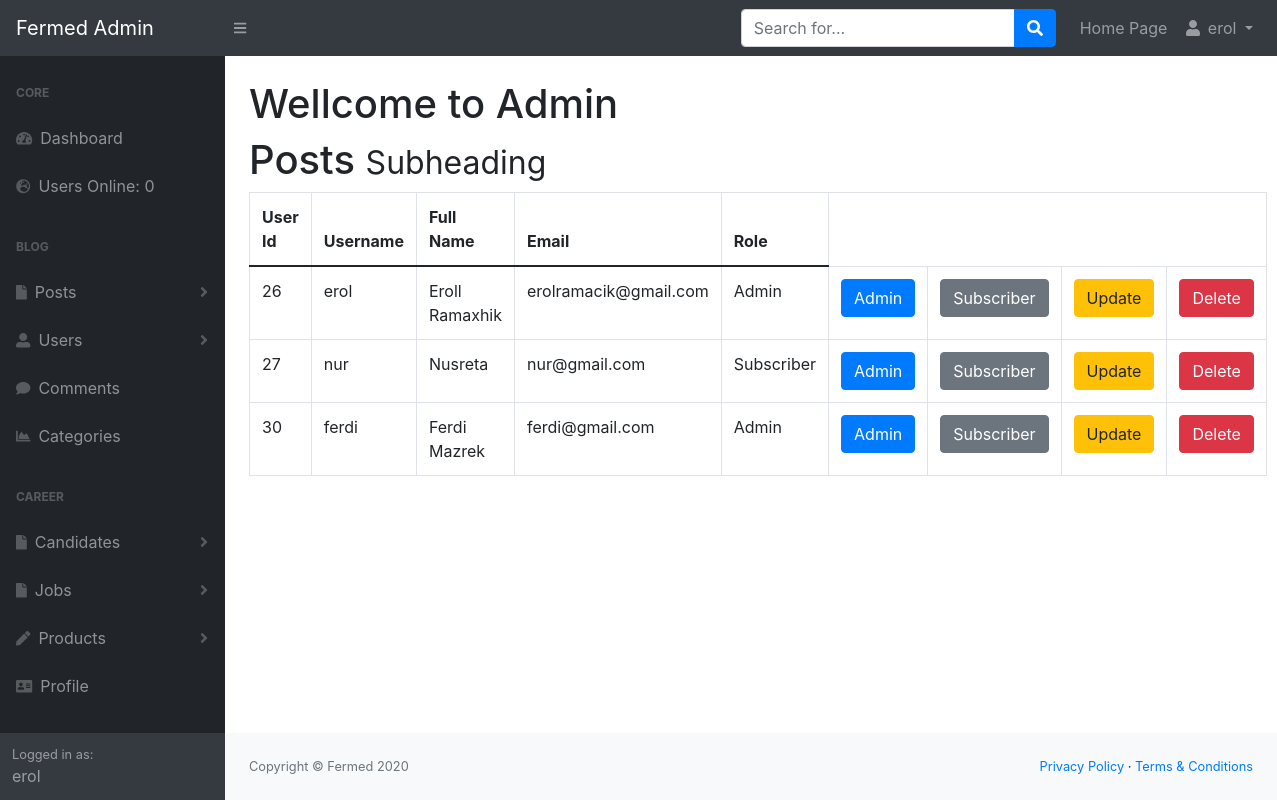
Page /admin/users.php (signed in) on the committed database.
### tables this page shows
CREATE TABLE `users` (
  `user_id` int(4) NOT NULL,
  `user_name` varchar(255) NOT NULL,
  `user_password` varchar(255) NOT NULL,
  `user_fullname` varchar(255) NOT NULL,
  `user_email` varchar(255) NOT NULL,
  `user_image` text NOT NULL,
  `user_role` varchar(255) NOT NULL,
  `user_token` text NOT NULL
);

### admin/includes/view_all_users.php (the view, shortened to what this page needs)
<table class="table table-bordered table-hover">
    <thead>
        <tr>
            <th>User Id</th>
            <th>Username</th>
            <th>Full Name</th>
            <th>Email</th>
            <th>Role</th>
        </tr>
    </thead>
    <tbody>
        <?php
        global $connection;
        $query = "SELECT * FROM users";
        $select_users=mysqli_query($connection,$query);
        while($row=mysqli_fetch_assoc($select_users)){
            $user_id=$row['user_id'];
            $user_name=$row['user_name'];
            $user_fullname=$row['user_fullname'];
            $user_email=$row['user_email'];
            $user_role=$row['user_role'];
            echo "<tr>";
            echo "<td>{$user_id}</td>";
            echo "<td>{$user_name}</td>";
            echo "<td>{$user_fullname}</td>";
            echo "<td>{$user_email}</td>";
            echo "<td>{$user_role}</td>";
            echo "<td><a class='btn btn-primary' href='users.php?change_to_admin={$user_id}'>Admin</a></td>";
            echo "<td><a class='btn btn-secondary' href='users.php?change_to_subscriber={$user_id}'>Subscriber</a></td>";
            echo "<td><a class='btn btn-warning' href='users.php?source=update_users&update_user={$user_id}'>Update</a></td>";
            echo "<td><a class='btn btn-danger' href='users.php?delete={$user_id}'>Delete</a></td>";
            echo "</tr>";
        }
        ?>
    </tbody>
</table>

### rows in the picture
users: user_id "26", user_name "erol", user_fullname "Eroll Ramaxhik", user_email "erolramacik@gmail.com", user_role "Admin"
users: user_id "27", user_name "nur", user_fullname "Nusreta", user_email "nur@gmail.com", user_role "Subscriber"
users: user_id "30", user_name "ferdi", user_fullname "Ferdi Mazrek", user_email "ferdi@gmail.com", user_role "Admin"

### other values in the picture
$_SESSION['user_name'] "erol"
users_online() "0"
